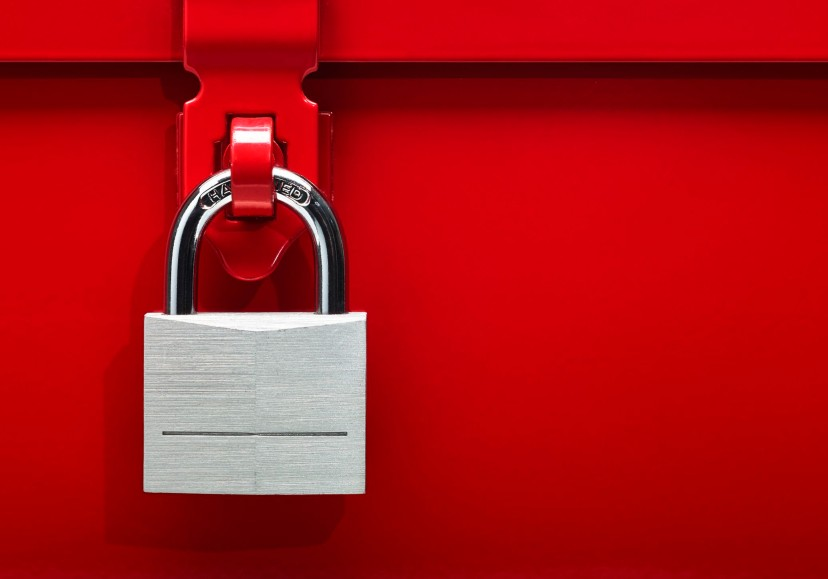
#> input picture Image Processing (Python)/Work_2/img2.jpg, 828 x 579 px
$ python part2.py
#> lines starting #> are read from the running program, lines starting #| are printed output that depends on the picture; after the words box and inside, x2 and y2 are one past the last pixel; in counts of white or black regions, pixels touching at a corner belong together
import cv2
import numpy as np
import matplotlib.pyplot as plt
from skimage.metrics import structural_similarity as ssim

# Πρόσθεση Γκαουσιανού θορύβου
def gauss_noise(image):
    image = np.array(image/255, dtype=float)
    noise = np.random.normal(0, 0.005 ** 0.5, image.shape)
    out = image + noise
    if out.min() < 0:
        low_clip = -1.
    else:
        low_clip = 0.
    out = np.clip(out, low_clip, 1.0)
    out = np.uint8(out*255)
    return out

# Υποερώτημα 1
# Φόρτωση εικόνας σε grayscale
img = cv2.imread('img2.jpg', 0)
#> img: shape (579, 828); min 7, max 255, mean 66
cv2.imshow("Original greycale image", img)
cv2.imwrite("img2_grayscale.jpg",img)

# Υποερώτημα 2
# Ανίχνευση ακμών με τεχνική Canny
img_canny = cv2.Canny(img, 100, 200)
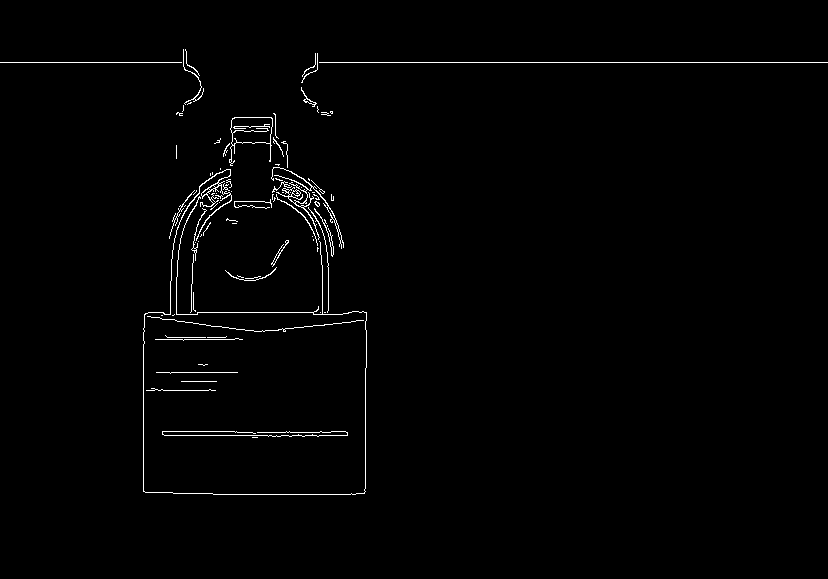
#> img_canny: shape (579, 828); 1.1% white in thin lines or dots, all inside (x1, y1, x2, y2) = (0, 49, 828, 495)
cv2.imshow("Canny Image", img_canny)
cv2.imwrite("img2_canny.jpg",img_canny)

# Υποερώτημα 3
# Πρόσθεση Γκαουσιανο θόρυβο στην αρχική εικόνα
img_gaussBlur = gauss_noise(img)
#> in gauss_noise, `out = np.uint8(out*255)`:
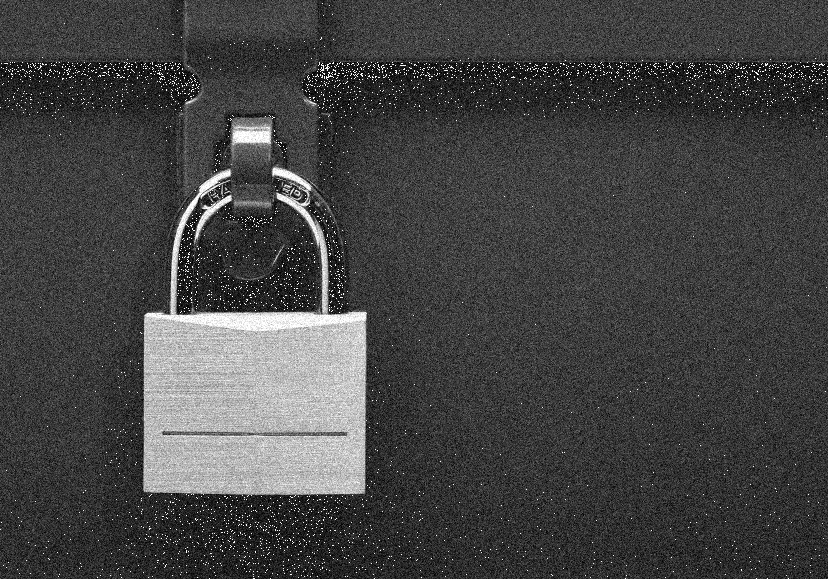
#> out: shape (579, 828); min 0, max 255, mean 67.7
cv2.imshow("Gaussian Noise Image", img_gaussBlur)
cv2.imwrite("img2_gaussBlur.jpg",img_gaussBlur)

# Υποερώτημα 4
# Αφαίρεση θορύβου με φίλτρο median
img_smoothed = cv2.medianBlur(img_gaussBlur,5)
cv2.imshow("Median Smoothed Image", img_smoothed)
cv2.imwrite("img2_smoothed.jpg",img_smoothed)

# Υποερώτημα 5
# Ανίχνευση ακμών στην διορθωμένη εικόνα
img_smoothed_canny = cv2.Canny(img_smoothed, 100, 200)
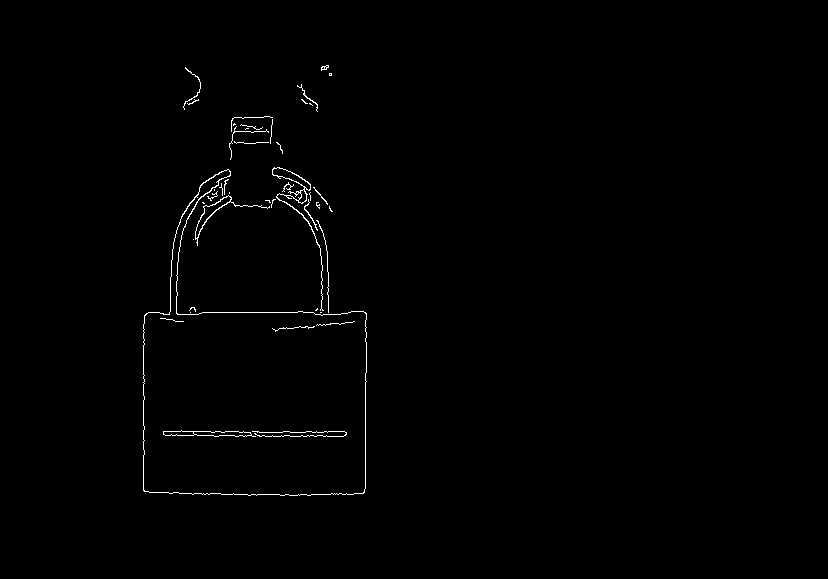
#> img_smoothed_canny: shape (579, 828); 0.63% white in thin lines or dots, all inside (x1, y1, x2, y2) = (143, 65, 367, 496)
cv2.imshow("Canny Image Median Smoothed", img_smoothed_canny)
cv2.imwrite("img2_smoothed_canny.jpg",img_smoothed_canny)

# Υποερώτημα 6
# Σύγκριση ακμών διορθωμένης εικόνας και αρχικής (με μετρική SSIM)
ssim_canny_smoothed , _ = ssim(img_canny, img_smoothed_canny, full=True)
#> ssim_canny_smoothed = 0.953
print('SSIM Original Canny - Smoothed Canny\t{:.3f}'.format(ssim_canny_smoothed))
#| SSIM Original Canny - Smoothed Canny	0.953

# Υποερώτημα 7
# Εφαρμογή μορφολογίας Dilation και Erosion στην εικόνα με Γκαουσιανό θόρυβο
kernel = np.ones((3,3), np.uint8)
img_gaussBlur_dilation = cv2.dilate(img_gaussBlur,kernel=kernel,iterations=1)
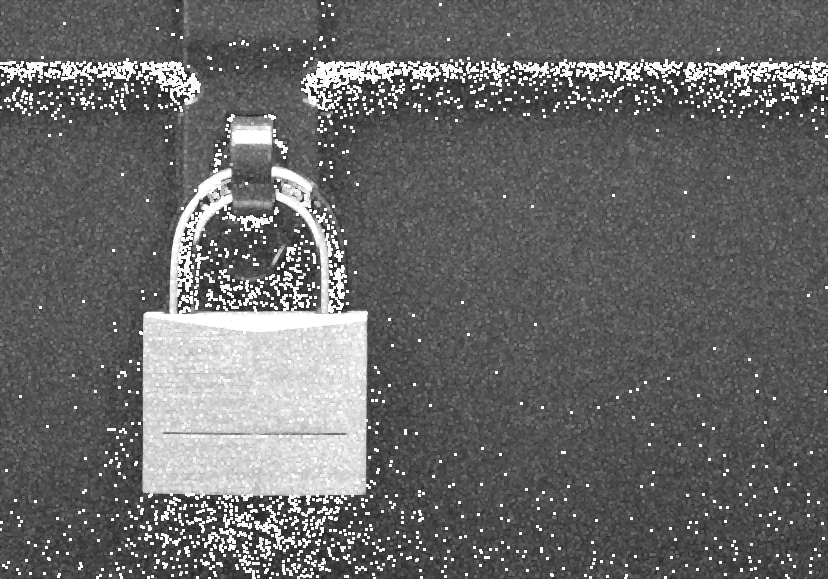
#> img_gaussBlur_dilation: shape (579, 828); min 19, max 255, mean 104.6
img_gaussBlur_erosion = cv2.erode(img_gaussBlur,kernel=kernel,iterations=1)
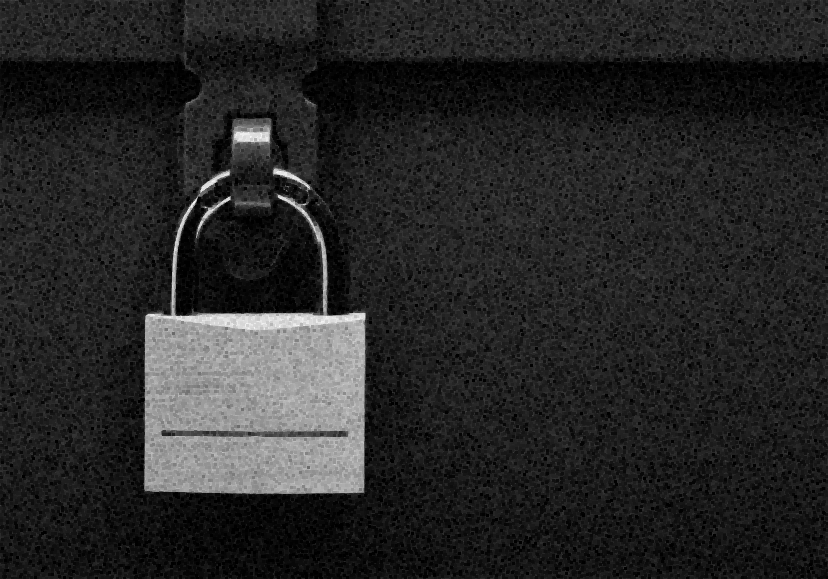
#> img_gaussBlur_erosion: shape (579, 828); min 0, max 251, mean 39

# Ανίχνευση ακμών με τεχνική Canny στις δύο προηγούμενες εικόνες
img_gaussBlur_dilation_canny = cv2.Canny(img_gaussBlur_dilation, 100, 200)
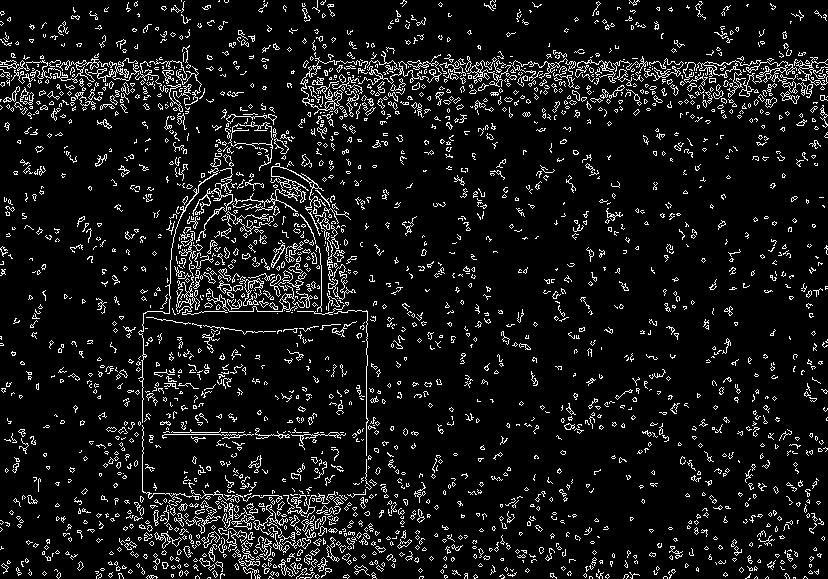
#> img_gaussBlur_dilation_canny: shape (579, 828); 8.4% white in thin lines or dots
img_gaussBlur_erosion_canny = cv2.Canny(img_gaussBlur_erosion, 100, 200)
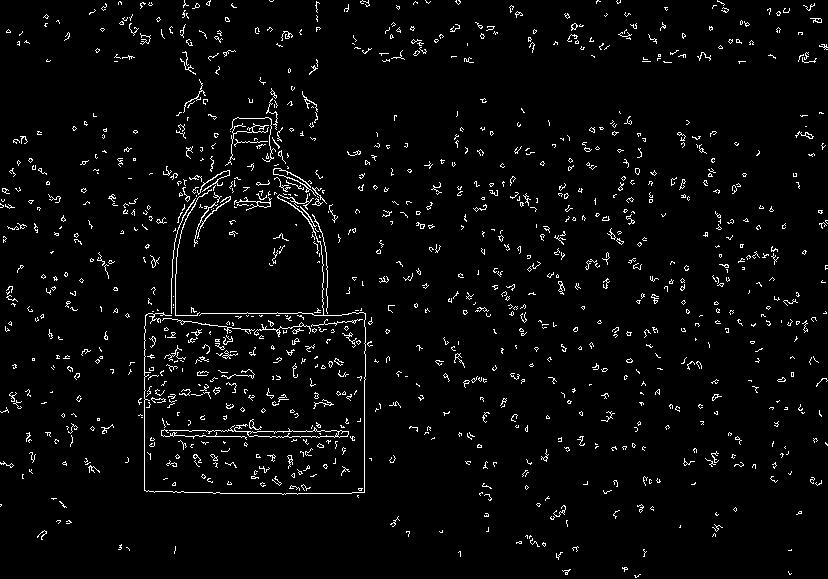
#> img_gaussBlur_erosion_canny: shape (579, 828); 3.4% white in thin lines or dots

# Εκτύπωση αποτελεσμάτων
cv2.imshow("Gaussian Noise Dilated image", img_gaussBlur_dilation)
cv2.imwrite("img2_gaussBlur_dilation.jpg",img_gaussBlur_dilation)
cv2.imshow("Gaussian Noise Eroded image", img_gaussBlur_erosion)
cv2.imwrite("img2_gaussBlur_erosion.jpg",img_gaussBlur_erosion)
cv2.imshow("Gaussian Noise Dilated Canny Image", img_gaussBlur_dilation_canny)
cv2.imwrite("img2_gaussBlur_dilation_canny.jpg",img_gaussBlur_dilation_canny)
cv2.imshow("Gaussian Noise Eroded Canny Image", img_gaussBlur_erosion_canny)
cv2.imwrite("img2_gaussBlur_erosion_canny.jpg",img_gaussBlur_erosion_canny)

# Σύγκριση(με μετρική SSIM) ακμών εικόνας με Dilation και Erosion με της
# ακμές της αρχικής
ssim_canny_eroded , _ = ssim(img_canny, img_gaussBlur_erosion_canny, full=True)
#> ssim_canny_eroded = 0.71
print('SSIM Original Canny - Eroded Canny\t{:.3f}'.format(ssim_canny_eroded))
#| SSIM Original Canny - Eroded Canny	0.710
ssim_canny_dilated , _ = ssim(img_canny, img_gaussBlur_dilation_canny, full=True)
#> ssim_canny_dilated = 0.468
print('SSIM Original Canny - Dilated Canny\t{:.3f}'.format(ssim_canny_dilated))
#| SSIM Original Canny - Dilated Canny	0.468

plt.show()
cv2.waitKey()
cv2.destroyAllWindows()

$ run again, with Image Processing (Python)/Work_2/img1.jpg copied over Image Processing (Python)/Work_2/img2.jpg
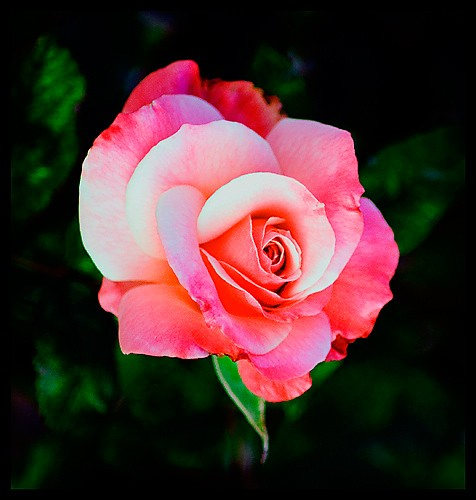
#> input picture Image Processing (Python)/Work_2/img1.jpg, 476 x 500 px
#> img_canny: shape (500, 476); 2.5% white in thin lines or dots, all inside (x1, y1, x2, y2) = (78, 60, 400, 464)
#> `img_smoothed_canny = cv2.Canny(img_smoothed, 100, 200)`:
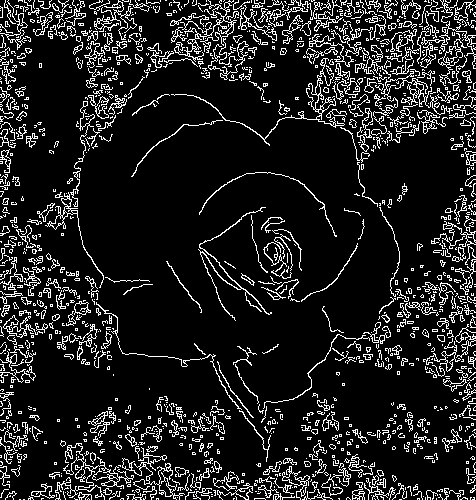
#> img_smoothed_canny: shape (500, 476); 12.7% white in thin lines or dots
#> ssim_canny_smoothed = 0.438
#| SSIM Original Canny - Smoothed Canny	0.438
#> img_gaussBlur_dilation_canny: shape (500, 476); 9.6% white in thin lines or dots
#> `img_gaussBlur_erosion_canny = cv2.Canny(img_gaussBlur_erosion, 100, 200)`:
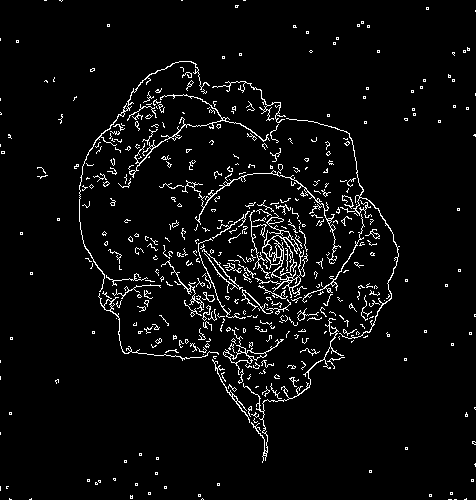
#> img_gaussBlur_erosion_canny: shape (500, 476); 4.4% white in thin lines or dots
#> ssim_canny_eroded = 0.724
#| SSIM Original Canny - Eroded Canny	0.724
#> ssim_canny_dilated = 0.443
#| SSIM Original Canny - Dilated Canny	0.443
